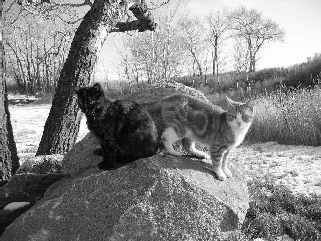
#> input picture HW2/sample1.jpg, 321 x 241 px
$ jupyter execute Assignment2_IA.ipynb
#> lines starting #> are read from the running program, lines starting #| are printed output that depends on the picture
[cell 1]
import cv2
import matplotlib.pylab as plt
import numpy as np
from scipy import fftpack

[cell 2]
# This is the convolution function from Assignment 1
def convolution_image(input_image, conv_kernel):
    # Kernel dimension
    x_kern = conv_kernel.shape[0]
    y_kern = conv_kernel.shape[1]

    # Kernel is flipped both horizontally and vertically
    kernel_lr = np.fliplr(conv_kernel)
    conv_kernel = np.flipud(kernel_lr)

    # Add zero padding to the input image
    input_image_pad = np.zeros((input_image.shape[0] + 2, input_image.shape[1] + 2))
    input_image_pad[1:-1, 1:-1] = input_image

    # Initialize the output image of convolution
    conv_output = np.zeros_like(input_image)

    # For every pixel of the image, do multiplication with the kernel
    for m in range(input_image.shape[1]):
        for n in range(input_image.shape[0]):
            conv_output[n, m]=(conv_kernel * input_image_pad[n: n + y_kern, m: m + x_kern]).sum()

    return conv_output

[cell 3]
### Q1: Filter
kernel_posneg = np.array([[0,-1/4,0], [-1/4,0,-1/4], [0,-1/4,0]])

[cell 4]
### Q2: Filter
kernel_xgrad = np.array([[0,-1,1]])

[cell 5]
### Q3: Transformations in Frequency Domain
## Read the image
img = cv2.imread("sample1.jpg",0)
#> img is the input picture: shape (241, 321); min 0, max 255, mean 133.2
cv2.imwrite('sample1_gray.jpg',img)
#> Out = True

[cell 6]
### Q3.1 and Q3.2 Defining horizontal and vertical edge detection filter
horizontal_edge_fl = np.array([[+1,+2,+1], [0,0,0], [-1,-2,-1]])
vertical_edge_fl = np.array([[-1,0,+1], [-2,0,+2], [-1,0,+1]])

[cell 7]
### How horizontal and vertical edge filters work on the image (Convolving them with the image in spatial domain)
img_hor_edge = convolution_image(img,horizontal_edge_fl)
#> in convolution_image, `input_image_pad[1:-1, 1:-1] = input_image`:
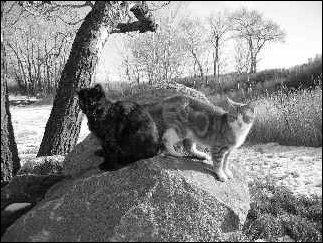
#> input_image_pad: shape (243, 323) float64; min 0, max 255, mean 131.3
#> after the loop in convolution_image, `for m in range(input_image.shape[1]):`:
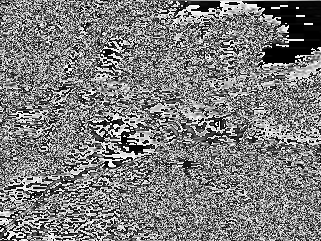
#> conv_output: shape (241, 321); min 0, max 255, mean 125.1
cv2.imwrite('sample1_conv_hor_edge.jpg',img_hor_edge)

img_ver_edge = convolution_image(img,vertical_edge_fl)
#> after the loop in convolution_image (call 2), `for m in range(input_image.shape[1]):`:
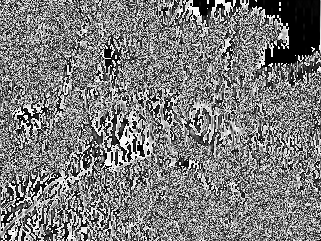
#> conv_output: shape (241, 321); min 0, max 255, mean 123.5
cv2.imwrite('sample1_conv_ver_edge.jpg',img_ver_edge)
#> Out = True

[cell 8]
## Q3.3 Frequency domain transformation of vertical and horizontal filters
f_horizontal = fftpack.fft2(horizontal_edge_fl)
f_horizontal_shift = fftpack.fftshift(f_horizontal)
f_horizontal_fdomain = 20 * np.log(np.abs(f_horizontal_shift))

f_vertical = fftpack.fft2(vertical_edge_fl)
f_vertical_shift = fftpack.fftshift(f_vertical)
f_vertical_fdomain = 20 * np.log(np.abs(f_vertical_shift))

cv2.imwrite('hor_edge_filter_fft.jpg',f_horizontal_fdomain)
cv2.imwrite('ver_edge_filter_fft.jpg',f_vertical_fdomain)

[cell 9]
## Q3.4 Frequency domain transformation of the image
f_img = fftpack.fft2(img)
f_img_shift = fftpack.fftshift(f_img)
f_img_fdomain = 20 * np.log(np.abs(f_img_shift))
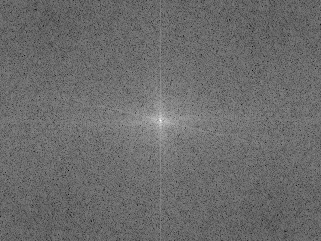
#> f_img_fdomain: shape (241, 321) float64; min 63.45, max 323, mean 173.3; drawn with min black and max white

cv2.imwrite('sample1_fft.jpg',f_img_fdomain)
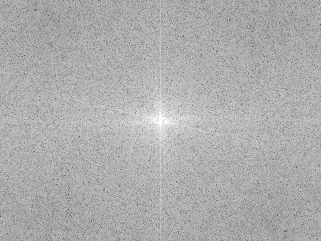
#> saved as sample1_fft.jpg: shape (241, 321); min 63, max 255, mean 173.3
#> Out = True

[cell 10]
### Q3.5 and Q3.6 Transformation into frequency domain and then conversion into spatial domain
### This is for the horizontal edge filter
kernel_hor_edge = np.array([[+1,+2,+1], [0,0,0], [-1,-2,-1]]) ## Same as horizontal_edge_fl

sz = (img.shape[0] - kernel_hor_edge.shape[0], img.shape[1] - kernel_hor_edge.shape[1])  ## total amount of padding for the filter
#> sz = (238, 318)
kernel_hor_edge = np.pad(kernel_hor_edge, (((sz[0]+1)//2, sz[0]//2), ((sz[1]+1)//2, sz[1]//2)), 'constant') ## Add the padding to the filter
print(kernel_hor_edge.shape)
#| (241, 321)

kernel_hor_edge = fftpack.ifftshift(kernel_hor_edge)
inv_fdomain_hor = np.real(fftpack.ifft2(f_img * fftpack.fft2(kernel_hor_edge)))+ np.imag(fftpack.ifft2(f_img * fftpack.fft2(kernel_hor_edge)))
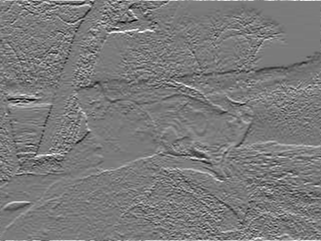
#> inv_fdomain_hor: shape (241, 321) float64; min -761, max 818, mean 0; drawn with min black and max white

cv2.imwrite('sample1_hor_fft.jpg',inv_fdomain_hor)
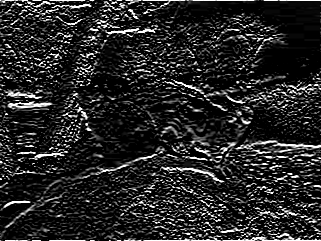
#> saved as sample1_hor_fft.jpg: shape (241, 321); min 0, max 255, mean 38.6
#> Out = True

[cell 11]
### Q3.5 and Q3.6 Transformation into frequency domain and then conversion into spatial domain
### This is for the vertical edge filter
kernel_ver_edge = np.array([[-1,0,+1], [-2,0,+2], [-1,0,+1]]) ## Same as vertical_edge_fl

sz = (img.shape[0] - kernel_ver_edge.shape[0], img.shape[1] - kernel_ver_edge.shape[1])  ## total amount of padding for the filter
kernel_ver_edge = np.pad(kernel_ver_edge, (((sz[0]+1)//2, sz[0]//2), ((sz[1]+1)//2, sz[1]//2)), 'constant') ## Add the padding to the filter
print(kernel_ver_edge.shape)
#| (241, 321)

kernel_ver_edge = fftpack.ifftshift(kernel_ver_edge)
inv_domain_ver = np.real(fftpack.ifft2(f_img * fftpack.fft2(kernel_ver_edge)))+ np.imag(fftpack.ifft2(f_img * fftpack.fft2(kernel_ver_edge)))
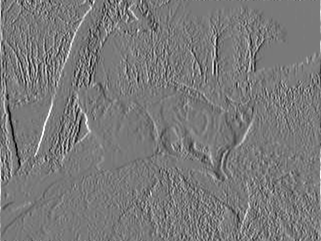
#> inv_domain_ver: shape (241, 321) float64; min -815, max 892, mean 0; drawn with min black and max white

cv2.imwrite('sample1_ver_fft.jpg',inv_domain_ver)
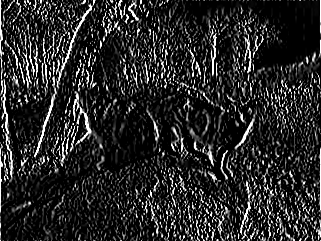
#> saved as sample1_ver_fft.jpg: shape (241, 321); min 0, max 255, mean 40.1
#> Out = True

[cell 12]
spatial_addn = np.sqrt(np.square(inv_domain_ver) + np.square(inv_fdomain_hor))
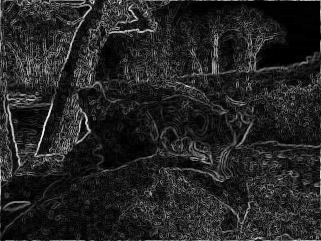
#> spatial_addn: shape (241, 321) float64; min 3.47e-15, max 972.5, mean 139.1; drawn with min black and max white
spatial_addn *= 255.0 / spatial_addn.max()
cv2.imwrite('sample1_final.jpg',spatial_addn)
#> Out = True
